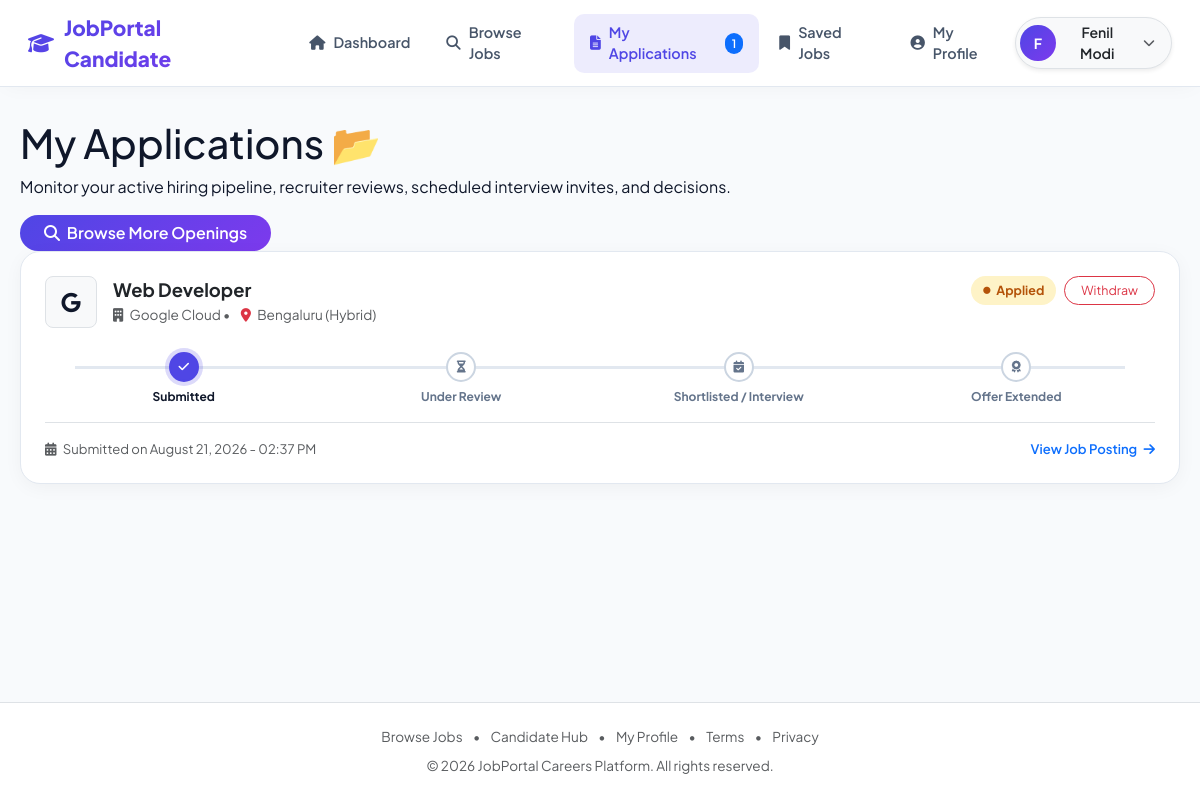
Screenshot of /candidate/applications.php (signed in) with the database file from the repository.
### tables this page shows
CREATE TABLE `job_applications` (
  `id` int(11) NOT NULL,
  `job_id` int(11) DEFAULT NULL,
  `user_id` int(11) DEFAULT NULL,
  `name` varchar(255) NOT NULL,
  `email` varchar(255) NOT NULL,
  `mobile` varchar(50) NOT NULL,
  `degree` varchar(255) NOT NULL,
  `refer` varchar(255) DEFAULT 'None',
  `jobpost` varchar(255) NOT NULL,
  `skills` text DEFAULT NULL,
  `experience` varchar(50) DEFAULT 'Fresher',
  `resume_link` varchar(255) DEFAULT NULL,
  `cover_note` text DEFAULT NULL,
  `status` varchar(50) NOT NULL DEFAULT 'Applied',
  `admin_notes` text DEFAULT NULL,
  `applied_at` timestamp NOT NULL DEFAULT current_timestamp(),
  `updated_at` timestamp NOT NULL DEFAULT current_timestamp() ON UPDATE current_timestamp()
);

CREATE TABLE `jobs` (
  `id` int(11) NOT NULL,
  `company_id` int(11) DEFAULT NULL,
  `company_name` varchar(255) NOT NULL,
  `company_logo` varchar(255) DEFAULT NULL,
  `title` varchar(255) NOT NULL,
  `category` varchar(100) NOT NULL,
  `job_type` varchar(50) NOT NULL DEFAULT 'Full-Time',
  `experience_level` varchar(50) NOT NULL DEFAULT 'Fresher',
  `location` varchar(100) NOT NULL DEFAULT 'Remote / Hybrid',
  `salary_range` varchar(100) NOT NULL DEFAULT '₹6,00,000 - ₹10,00,000 PA',
  `openings` int(11) NOT NULL DEFAULT 2,
  `description` text NOT NULL,
  `requirements` text NOT NULL,
  `benefits` text DEFAULT NULL,
  `status` varchar(20) NOT NULL DEFAULT 'Active',
  `deadline` date DEFAULT NULL,
  `created_at` timestamp NOT NULL DEFAULT current_timestamp(),
  `updated_at` timestamp NOT NULL DEFAULT current_timestamp() ON UPDATE current_timestamp()
);

### candidate/auth_check.php (called while the page is built, shortened)
<?php
$candidate_user_id = (int)($_SESSION['user_id'] ?? 0);
$candidate_email = $_SESSION['user_email'] ?? '';
?>

### candidate/applications.php (the view, shortened to what this page needs)
<?php
require_once __DIR__ . '/auth_check.php';
require_once __DIR__ . '/includes/header.php';
$cEmailSafe = mysqli_real_escape_string($con, $candidate_email);
$appsQ = "SELECT ja.*, j.title as job_title, j.company_name, j.location, j.salary_range, j.category, j.company_logo, j.status as job_active_status
          FROM job_applications ja
          LEFT JOIN jobs j ON ja.job_id = j.id
          WHERE ja.user_id = $candidate_user_id OR ja.email = '$cEmailSafe'
          ORDER BY ja.id DESC";
$appsRes = mysqli_query($con, $appsQ);
?>
<div class="page-header-box">
    <div class="page-header-title">
        <h1>My Applications 📂</h1>
        <p>Monitor your active hiring pipeline, recruiter reviews, scheduled interview invites, and decisions.</p>
    </div>
    <div>
        <a href="../jobs.php" class="btn btn-primary rounded-pill px-4 fw-semibold" style="background: var(--primary-gradient); border: none;">
            <i class="fas fa-search me-1"></i> Browse More Openings
        </a>
    </div>
</div>
<div class="row">
    <div class="col-12">
        <?php if ($appsRes && mysqli_num_rows($appsRes) > 0): ?>
            <?php while ($app = mysqli_fetch_assoc($appsRes)):
                $status = $app['status'];
                $sClass = 'status-applied';
                $stepIdx = 1;
            ?>
                <div class="app-card-item">
                    <div class="d-flex justify-content-between align-items-start flex-wrap gap-3 mb-3">
                        <div class="d-flex align-items-center gap-3">
                            <div class="rounded-3 bg-light border p-3 d-flex align-items-center justify-content-center" style="width: 52px; height: 52px;">
                                <i class="<?php echo !empty($app['company_logo']) ? htmlspecialchars($app['company_logo']) : 'fas fa-briefcase text-primary'; ?> fa-lg"></i>
                            </div>
                            <div>
                                <h4 class="fw-bold text-dark mb-1" style="font-size: 1.15rem;">
                                    <?php echo htmlspecialchars($app['jobpost']); ?>
                                </h4>
                                <div class="text-muted" style="font-size: 0.85rem;">
                                    <i class="fas fa-building me-1"></i> <?php echo !empty($app['company_name']) ? htmlspecialchars($app['company_name']) : 'Recruiting Company'; ?> •
                                    <i class="fas fa-map-marker-alt ms-2 me-1 text-danger"></i> <?php echo !empty($app['location']) ? htmlspecialchars($app['location']) : 'Remote / Hybrid'; ?>
                                </div>
                            </div>
                        </div>
                        <div class="d-flex align-items-center gap-2">
                            <span class="badge-status <?php echo $sClass; ?>">
                                <i class="fas fa-circle" style="font-size: 0.45rem;"></i>
                                <?php echo htmlspecialchars($status); ?>
                            </span>
                            <a href="applications.php?action=withdraw&id=<?php echo $app['id']; ?>" class="btn btn-sm btn-outline-danger rounded-pill px-3" style="font-size: 0.78rem;" onclick="return confirm('Withdraw application for <?php echo htmlspecialchars(addslashes($app['jobpost'])); ?>?');">
                                Withdraw
                            </a>
                        </div>
                    </div>
                    <?php if ($status !== 'Rejected'): ?>
                        <div class="status-stepper">
                            <div class="stepper-step <?php echo ($stepIdx > 1) ? 'completed' : (($stepIdx === 1) ? 'active' : ''); ?>">
                                <div class="step-circle"><i class="fas fa-check"></i></div>
                                <div class="step-title">Submitted</div>
                            </div>
                            <div class="stepper-step <?php echo ($stepIdx > 2) ? 'completed' : (($stepIdx === 2) ? 'active' : ''); ?>">
                                <div class="step-circle"><i class="fas <?php echo ($stepIdx > 2) ? 'fa-check' : 'fa-hourglass-half'; ?>"></i></div>
                                <div class="step-title">Under Review</div>
                            </div>
                            <div class="stepper-step <?php echo ($stepIdx > 3) ? 'completed' : (($stepIdx === 3) ? 'active' : ''); ?>">
                                <div class="step-circle"><i class="fas <?php echo ($stepIdx > 3) ? 'fa-check' : 'fa-calendar-check'; ?>"></i></div>
                                <div class="step-title">Shortlisted / Interview</div>
                            </div>
                            <div class="stepper-step <?php echo ($stepIdx === 4) ? 'completed' : ''; ?>">
                                <div class="step-circle"><i class="fas fa-award"></i></div>
                                <div class="step-title">Offer Extended</div>
                            </div>
                        </div>
                    <?php else: ?>
                        <div class="alert alert-danger bg-danger bg-opacity-10 border border-danger border-opacity-25 rounded-4 py-2 px-3 my-3" style="font-size: 0.85rem;">
                            <i class="fas fa-info-circle me-1"></i> Application closed. The recruiting team has decided to proceed with other candidates.
                        </div>
                    <?php endif; ?>
                    <div class="pt-3 border-top d-flex justify-content-between align-items-center flex-wrap gap-2 mt-3" style="font-size: 0.82rem;">
                        <span class="text-muted">
                            <i class="fas fa-calendar-alt me-1"></i> Submitted on <?php echo date('F d, Y - h:i A', strtotime($app['applied_at'])); ?>
                        </span>
                        <?php if (!empty($app['job_id'])): ?>
                            <a href="../job_details.php?id=<?php echo $app['job_id']; ?>" target="_blank" class="text-primary text-decoration-none fw-semibold">
                                View Job Posting <i class="fas fa-arrow-right ms-1"></i>
                            </a>
                        <?php endif; ?>
                    </div>
                </div>
            <?php endwhile; ?>
        <?php endif; ?>
    </div>
</div>
<?php require_once __DIR__ . '/includes/footer.php'; ?>

### candidate/includes/header.php (style rules this page uses)
:root { --primary: #4f46e5; --primary-hover: #4338ca; --primary-gradient: linear-gradient(135deg, #4f46e5 0%, #7c3aed 100%); --secondary-gradient: linear-gradient(135deg, #06b6d4 0%, #3b82f6 100%); --bg-body: #f8fafc; --card-bg: #ffffff; --text-main: #0f172a; --text-muted: #64748b; --border-color: #e2e8f0; --success: #10b981; --warning: #f59e0b; --danger: #ef4444; --radius-md: 14px; --radius-lg: 22px; --shadow-subtle: 0 4px 20px -2px rgba(0, 0, 0, 0.05); --shadow-card: 0 10px 30px -5px rgba(0, 0, 0, 0.07); }
* { margin: 0; padding: 0; box-sizing: border-box; }
body { font-family: 'Plus Jakarta Sans', -apple-system, BlinkMacSystemFont, sans-serif; background-color: var(--bg-body); color: var(--text-main); min-height: 100vh; display: flex; flex-direction: column; }
.badge-status { padding: 5px 12px; border-radius: 50px; font-size: 0.78rem; font-weight: 700; display: inline-flex; align-items: center; gap: 6px; }
.status-applied { background: #fef3c7; color: #b45309; }

### candidate/applications.php (style rules this page uses)
.app-card-item { background: #ffffff; border-radius: 20px; border: 1px solid var(--border-color); box-shadow: var(--shadow-subtle); padding: 24px; margin-bottom: 20px; transition: transform 0.2s ease, box-shadow 0.2s ease; }
.status-stepper { display: flex; justify-content: space-between; position: relative; margin: 24px 0 12px; }
.status-stepper::before { content: ''; position: absolute; top: 14px; left: 30px; right: 30px; height: 3px; background: #e2e8f0; z-index: 1; }
.stepper-step { position: relative; z-index: 2; text-align: center; flex: 1; }
.step-circle { width: 30px; height: 30px; border-radius: 50%; background: #ffffff; border: 2px solid #cbd5e1; display: flex; align-items: center; justify-content: center; font-size: 0.75rem; color: #64748b; margin: 0 auto 6px; transition: all 0.3s; }
.stepper-step.active .step-circle { background: var(--primary); border-color: var(--primary); color: #ffffff; box-shadow: 0 0 0 4px rgba(79, 70, 229, 0.2); }
.step-title { font-size: 0.75rem; font-weight: 700; color: #64748b; }
.stepper-step.active .step-title, .stepper-step.completed .step-title { color: var(--text-main); }

### rows the page displays
job_applications: jobpost "Web Developer", job.company_name "Google Cloud", job.location "Bengaluru (Hybrid)", status "Applied", shows "Submitted", applied_at "August 21, 2026 - 02:37 PM"

### other values shown
$myAppsCount "1"
substr($candidate_name, 0, 1) "F"
$candidate_name "Fenil Modi"
